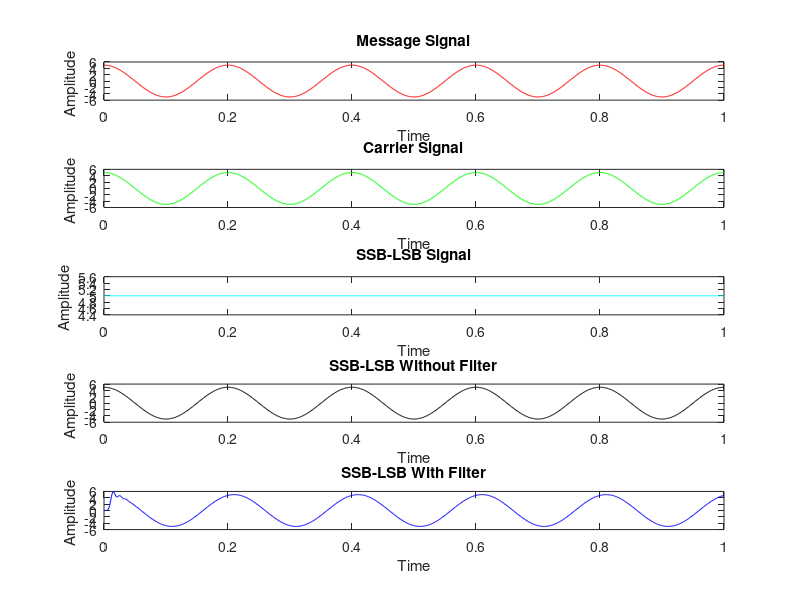

Recreate this plot in MATLAB.
clc;
close all;
clear all;
t=0:0.001:1;
Am=input('Enter Amplitude of Message');
Ac=input('Enter Amplitude of carrier');
fm=input('Enter the Frequency of the Message Signal');
fc=input('Enter the Frequency of Carrier Signal');
m=Am*cos(2*pi*fm*t)
c=Ac*cos(2*pi*fc*t)
x=Am*cos(2*pi*fm*t-pi/2)
l=m.*cos(2*pi*fc*t)+x.*sin(2*pi*fc*t)
u=m.*cos(2*pi*fc*t)-x.*sin(2*pi*fc*t)    

subplot(5,1,1)
plot(t,m,'r');
title("Message Signal")
xlabel('Time')
ylabel('Amplitude ')

subplot(5,1,2)
plot(t,c,'g');
title("Carrier Signal")
xlabel('Time')
ylabel('Amplitude ')


subplot(5,1,3)
plot(t,l,'c');
title("SSB-LSB Signal")
xlabel('Time')
ylabel('Amplitude ')

d=l.*cos(2*pi*fc*t)     %Demodulation
[b,a]=butter(10,0.2)
v=filter(b,a,d)

subplot(5,1,4)
plot(t,d,'k');
title("SSB-LSB Without Filter")
xlabel('Time')
ylabel('Amplitude ')

subplot(5,1,5)
plot(t,v,'b');
title("SSB-LSB With Filter")
xlabel('Time')
ylabel('Amplitude ')






